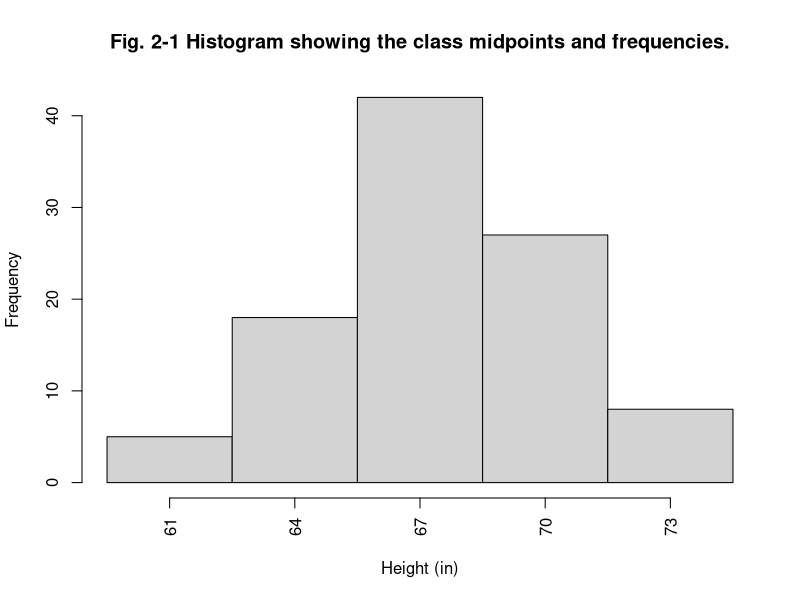
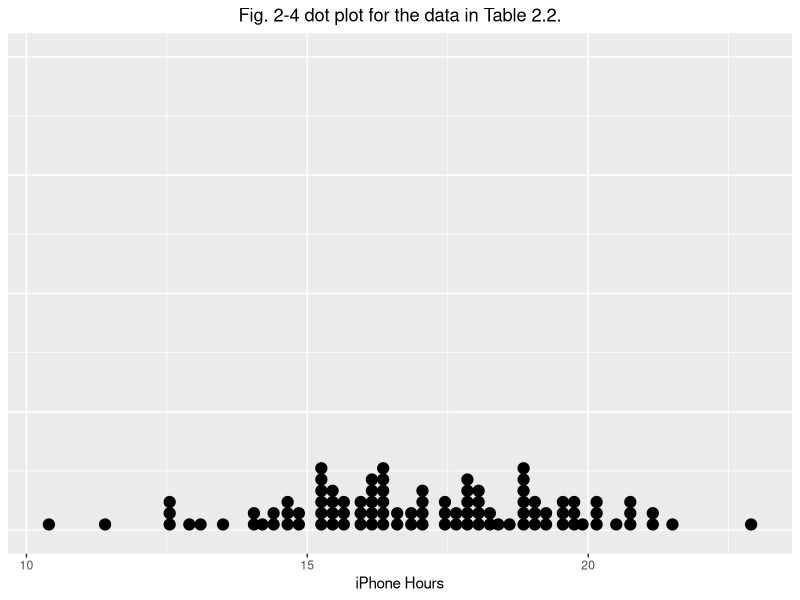
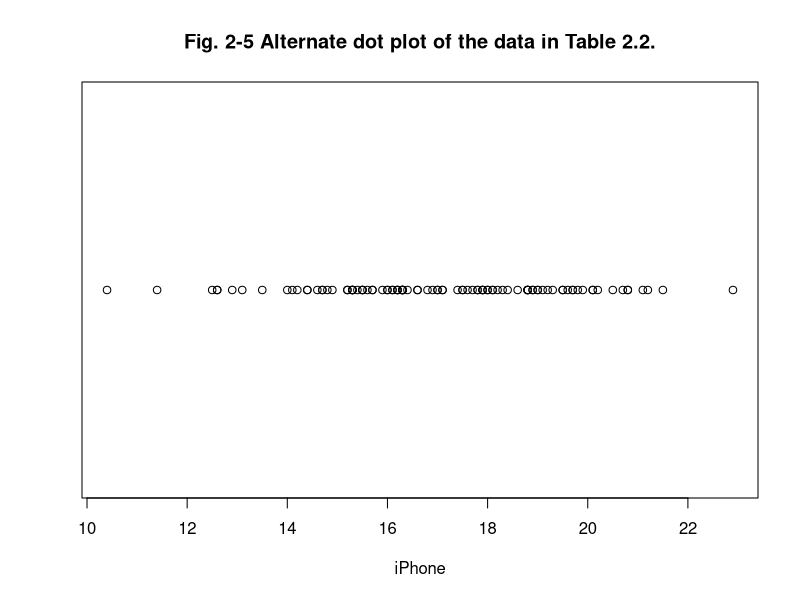
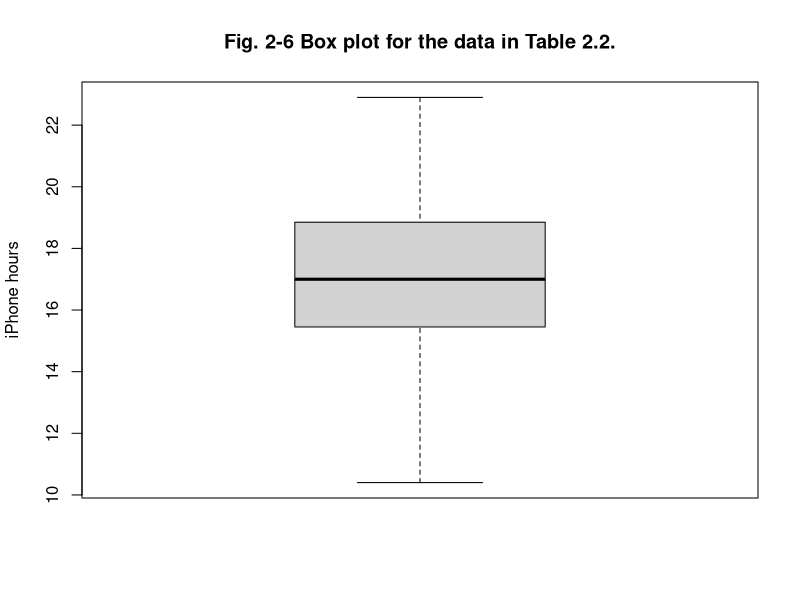
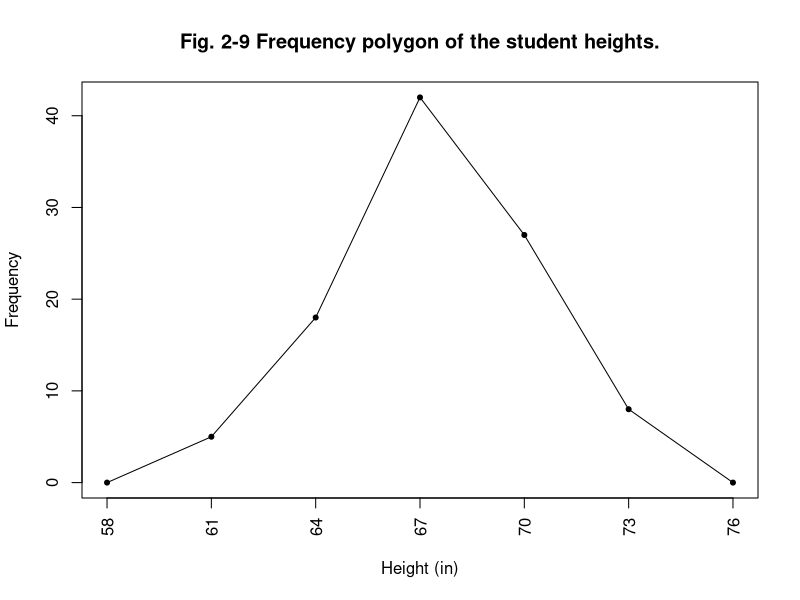

Source code (R) for these figures, in order:
## ---- chunk 1
h <- list(breaks=seq(59.5, 74.5, by=3), counts=c(5, 18, 42, 27, 8), xname="Height (in)")
class(h) <- "histogram"
plot(h, xaxt="n", main="Fig. 2-1 Histogram showing the class midpoints and frequencies.")
axis(1, at = seq(61, 73, by=3), las=2)
## ---- chunk 2
(table_2_2 <- c( 19.7, 20.8, 22.9, 17.8, 14.4, 14.0, 16.1, 19.6, 17.8, 19.2,
                17.9, 18.8, 20.7, 16.3, 18.1, 14.4, 16.3, 20.8, 15.5, 12.9,
                15.7, 17.4, 20.1, 16.2, 19.1, 18.2, 19.9, 15.5, 17.7, 19.5,
                16.2, 17.1, 18.8, 16.0, 14.2, 15.5, 15.6, 19.3, 10.4, 12.5,
                15.9, 16.3, 18.0, 15.3, 21.1, 15.4, 15.3, 17.1, 18.8, 14.7,
                15.7, 16.9, 13.5, 16.4, 18.8, 19.5, 18.6, 14.8, 18.1, 14.9,
                17.9, 12.6, 15.3, 16.2, 11.4, 15.2, 18.9, 17.0, 20.5, 13.1,
                20.2, 16.1, 17.9, 18.9, 18.0, 17.6, 14.6, 21.2, 16.0, 19.0,
                15.2, 17.5, 16.3, 19.8, 17.5, 16.6, 19.7, 14.1, 18.3, 16.8,
                18.4, 16.6, 12.6, 14.7, 19.0, 16.3, 20.1, 15.3, 17.0, 21.5))
## ---- chunk 3
library(ggplot2)

ggplot(data=as.data.frame(table_2_2)) +
  geom_dotplot(mapping=aes(x=table_2_2), binwidth=.2) +
  ggtitle(label="Fig. 2-4 dot plot for the data in Table 2.2.") +
  labs(x="iPhone Hours", y=NULL) + guides(y = "none") + 
  theme(plot.title = element_text(hjust = 0.5))
## ---- chunk 4
plot(table_2_2, rep(0, length(table_2_2)),
     ylab="", xlab="iPhone", yaxt='n',
     main="Fig. 2-5 Alternate dot plot of the data in Table 2.2.")
## ---- chunk 5
boxplot(table_2_2, main="Fig. 2-6 Box plot for the data in Table 2.2.", ylab="iPhone hours")
## ---- chunk 6
height <- c(58, 61, 64, 67, 70, 73, 76)
frequency <- c(0, 5, 18, 42, 27, 8, 0)
plot(height, frequency, type="l", xaxt="n",
     xlab="Height (in)", ylab="Frequency",
     main="Fig. 2-9 Frequency polygon of the student heights.")
axis(1, at=height, las=2)
points(height, frequency, pch=20)
